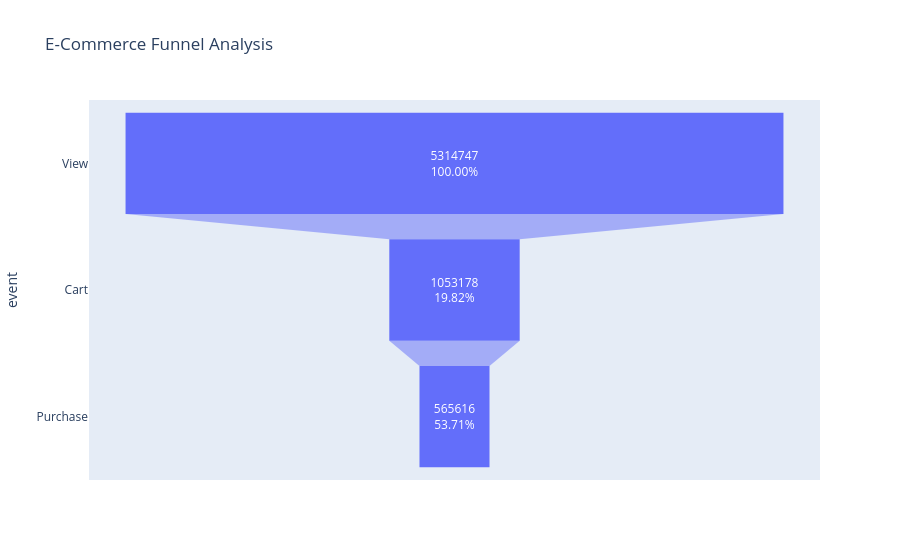

The cell this chart's notebook holds for it:
### Markdown cell above
### Funnel Analysis

### Code cell
import plotly.express as px
funnel_data = dict(
    number = [unique_users_view, unique_users_cart, unique_users_purchase],
    event = ["View", "Cart", "Purchase"]
)
df_funnel = pd.DataFrame(funnel_data)
df_funnel["prct"] = [100, round(cart_conversion_rate, 2), round(purchase_conversion_rate, 2)]
fig = px.funnel(df_funnel, x = "number", y = "event", title="E-Commerce Funnel Analysis", text="prct")
fig.update_traces(textposition='inside',texttemplate="%{x:.0f}<br>%{text:.2f}"+'%')
fig.show()

### Figure 1 — Plotly figure (JSON) as saved in the notebook; plotly's stock layout.template omitted (floating-point values rounded to 4 significant figures)
{"data": [{"hovertemplate": "number=%{x}<br>event=%{y}<br>prct=%{text}<extra></extra>", "legendgroup": "", "marker": {"color": "#636efa"}, "name": "", "orientation": "h", "showlegend": false, "text": [100.0, 19.82, 53.71], "textposition": "inside", "texttemplate": "%{x:.0f\n}<br>%{text:.2f}%", "type": "funnel", "x": [5314747, 1053178, 565616], "xaxis": "x", "y": ["View", "Cart", "Purchase"], "yaxis": "y"}], "layout": {"legend": {"tracegroupgap": 0}, "title": {"text": "E-Commerce Funnel Analysis"}, "xaxis": {"anchor": "y", "domain": [0, 1], "title": {"text": "number"}}, "yaxis": {"anchor": "x", "domain": [0, 1], "title": {"text": "event"}}}}
